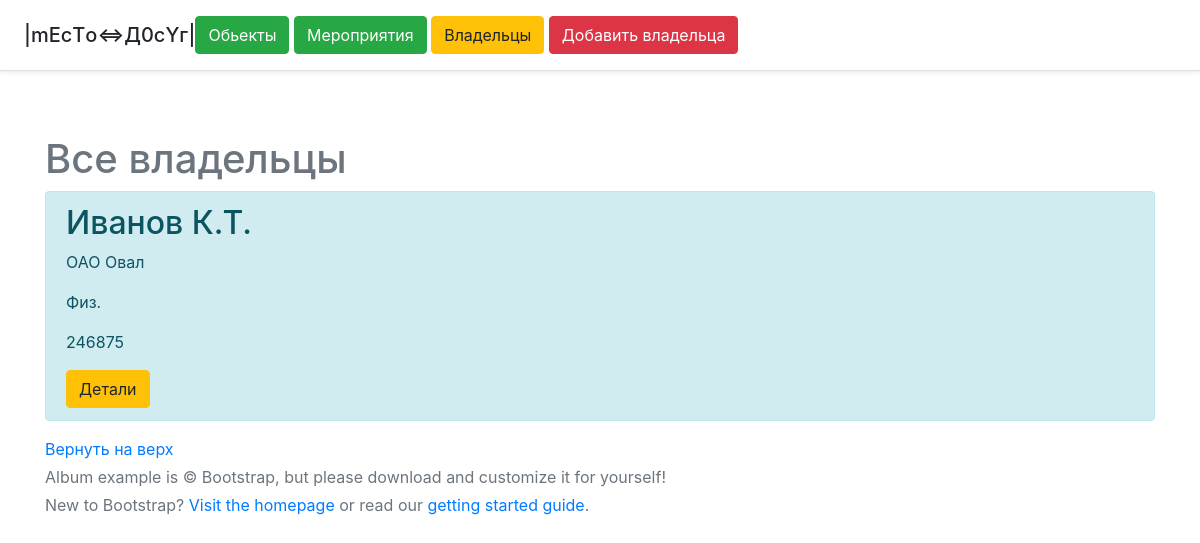
The page /posts on the database its author committed.
### app.py (models this page shows, shortened)
class Owner(db.Model):
    id = db.Column(db.Integer, primary_key=True)
    Nickname = db.Column(db.String(45), nullable=True)
    Name = db.Column(db.String(45), nullable=True)
    Type = db.Column(db.String(45), nullable=True)
    Number = db.Column(db.Integer, nullable=True)

### app.py (the view)
@app.route('/posts')
def posts():
    owners = Owner.query.order_by(Owner.id.desc()).all()
    return render_template('posts.html', owners=owners)

### templates/posts.html (shortened to what this page needs)
{% extends 'base.html' %}
{% block body %}
<div class = 'container'>
    <H1>Все владельцы</H1>
    {% if owners|length > 0 %}
        {% for i in owners %}
        <div class = "alert alert-info">
             <h2>{{ i.Name }}</h2>
             <p>{{ i.Nickname }}</p>
             <p>{{ i.Type }}</p>
             <p>{{ i.Number }}</p>
             <a href="/posts/{{ i.id }}" class="btn btn-warning">Детали</a>
        </div>
        {% endfor %}
    {% else %}
    <p>На сайте еще нет владельцев</p>
    {% endif %}
</div>
{% endblock %}

### templates/base.html (style rules this page uses)
.bodys { background: url(https://upload.wikimedia.org/wikipedia/commons/thumb/9/94/A_Website_Background.png/800px-A_Website_Background.png); background-size: 100%; }

### rows shown on the page
Owner: Name "Иванов К.Т.", Nickname "ОАО Овал", Type "Физ.", Number "246875"
